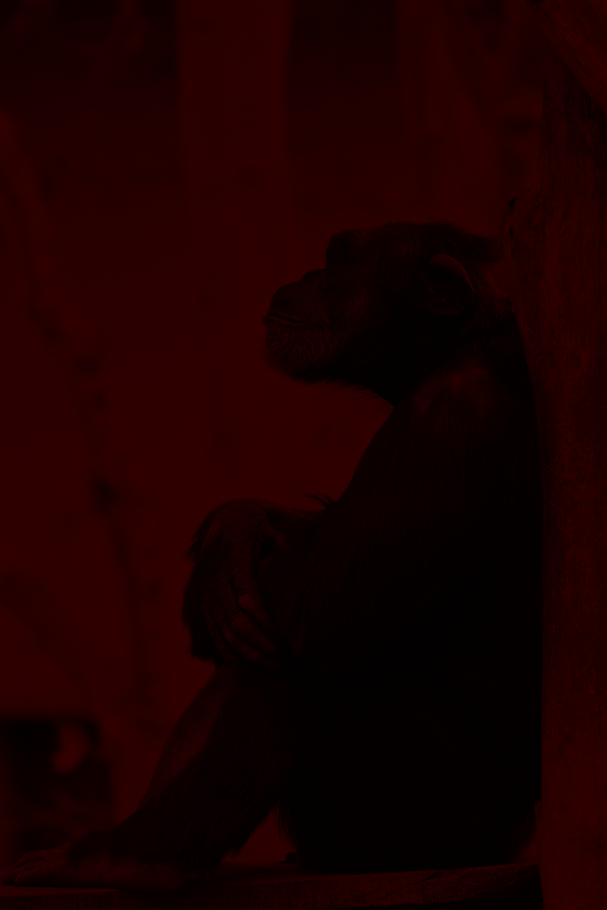
#> input picture Demosaicing/Preprocessed/Xtrans_Fella_R.png, 607 x 910 px, shrunk from 2592 x 3888 before the run
$ python Grid.py
#> lines starting #> are read from the running program, lines starting #| are printed output that depends on the picture; pictures that were not available may be replaced by others from this repository, and a replacement may not be noted
from PIL import Image

# Open the images
image1 = Image.open('../Preprocessed/Xtrans_Fella_R.png')
#> image1 is the input picture: PIL image 607x910 RGB; mean R, G, B 26.6, 0, 0
image2 = Image.open('../Preprocessed/Xtrans_Fella_G.png')
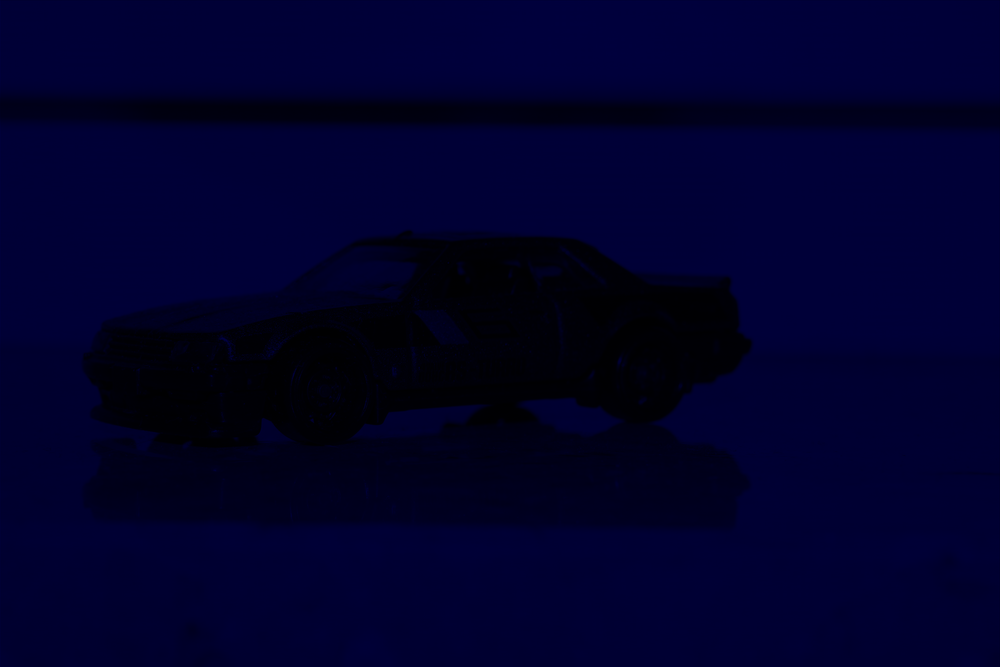
#> input picture Demosaicing/Preprocessed/Bayes_B.png, 1000 x 667 px, shrunk from 4272 x 2848 before the run, given in place of Xtrans_Fella_G.png, which was not available
#> image2 is the input picture: PIL image 1000x667 RGB; mean R, G, B 0, 0, 42.7
image3 = Image.open('../Preprocessed/Xtrans_Fella_B.png')
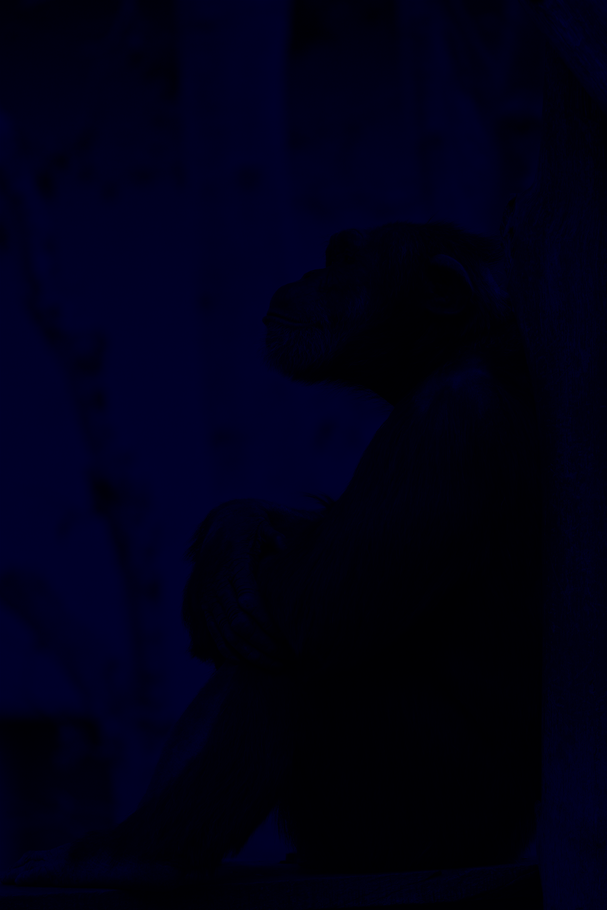
#> input picture Demosaicing/Preprocessed/Xtrans_Fella_B.png, 607 x 910 px, shrunk from 2592 x 3888 before the run
#> image3 is the input picture: PIL image 607x910 RGB; mean R, G, B 0, 0, 20.7
image4 = Image.open('../Preprocessed/Xtrans_Fella.png')
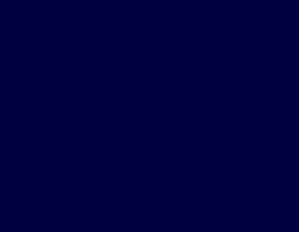
#> input picture Demosaicing/Preprocessed/Bayes_B_white.png, 299 x 232 px, shrunk from 1278 x 990 before the run, given in place of Xtrans_Fella.png, which was not available
#> image4 is the input picture: PIL image 299x232 RGB; mean R, G, B 0, 0, 63.7

# Determine the size of the grid (assuming all images are the same size)
width, height = image1.size
#> width = 607; height = 910
grid_width = 2 * width
#> grid_width = 1214
grid_height = 2 * height
#> grid_height = 1820

# Create a new image with the size of the grid
grid_image = Image.new('RGB', (grid_width, grid_height))
#> grid_image: PIL image 1214x1820 RGB; every value is 0

# Paste the images into the grid
grid_image.paste(image1, (0, 0))
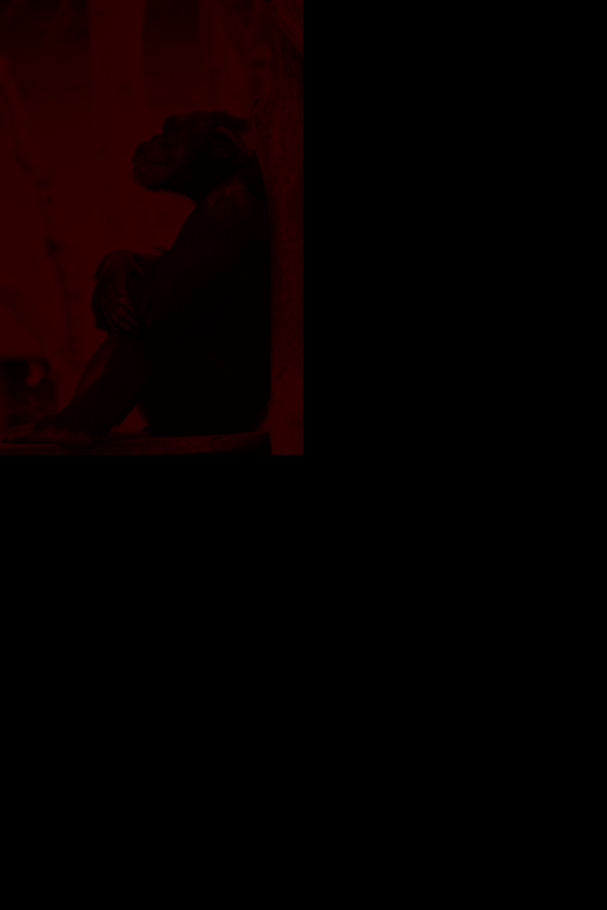
#> grid_image: PIL image 1214x1820 RGB (shown at 1/2 size); mean R, G, B 6.7, 0, 0
grid_image.paste(image2, (width, 0))
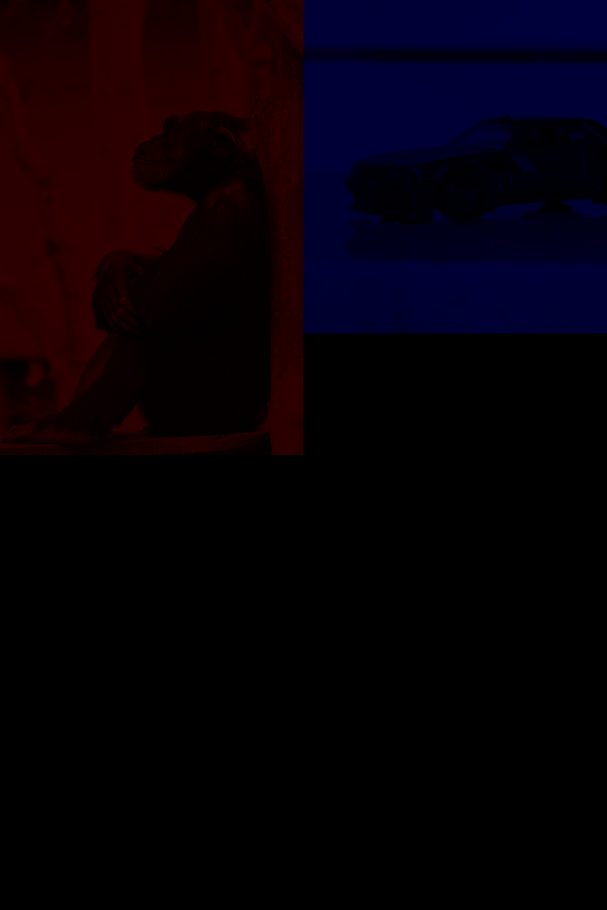
#> grid_image: PIL image 1214x1820 RGB (shown at 1/2 size); mean R, G, B 6.7, 0, 7.3
grid_image.paste(image3, (0, height))
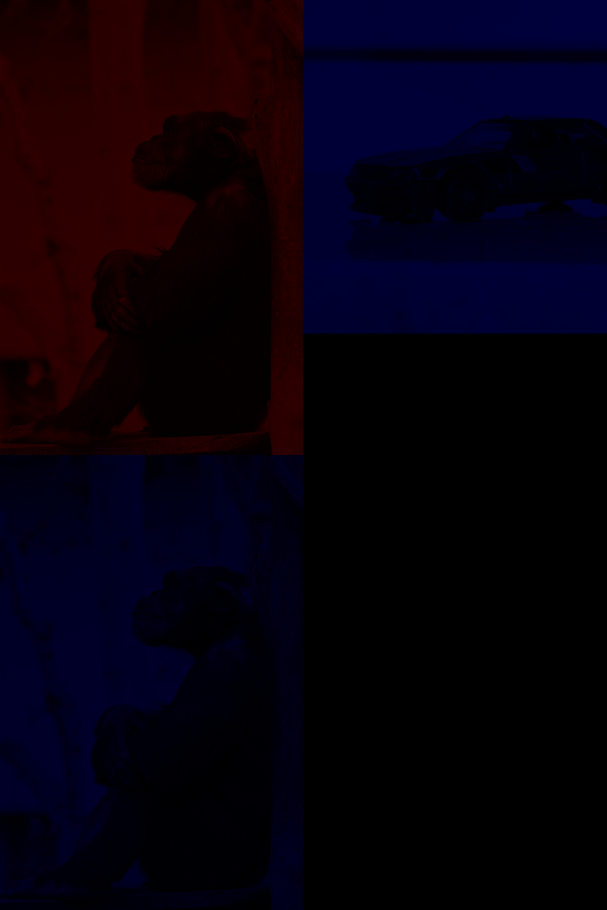
#> grid_image: PIL image 1214x1820 RGB (shown at 1/2 size); mean R, G, B 6.7, 0, 12.4
grid_image.paste(image4, (width, height))
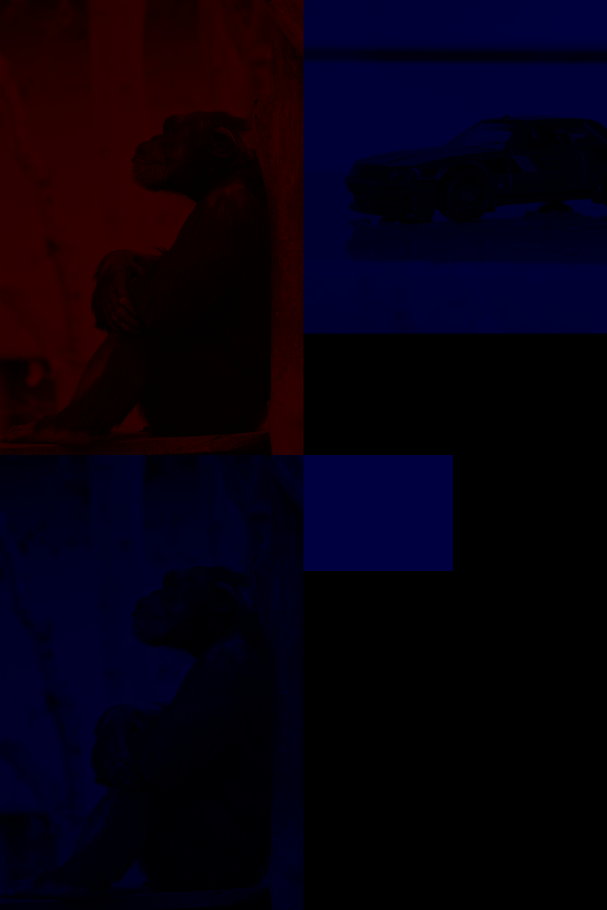
#> grid_image: PIL image 1214x1820 RGB (shown at 1/2 size); mean R, G, B 6.7, 0, 14.4

# Show or save the resulting grid image
grid_image.show()  # To display the image
grid_image.save('../Preprocessed/Fella_Xtrans_Grid.png')  # To save the image
